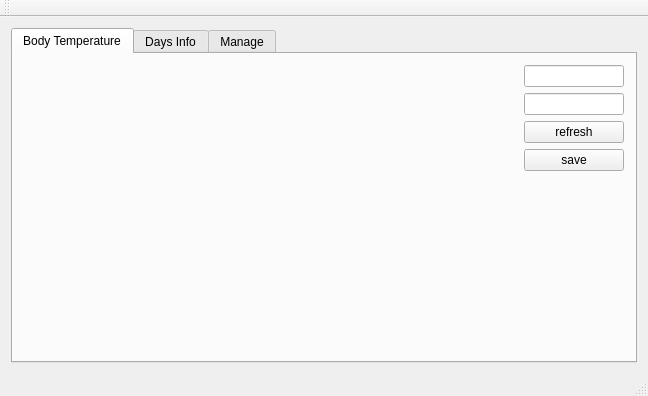
<?xml version="1.0" encoding="UTF-8"?>
<ui version="4.0">
 <class>MainWindow</class>
 <widget class="QMainWindow" name="MainWindow">
  <property name="geometry">
   <rect>
    <x>0</x>
    <y>0</y>
    <width>648</width>
    <height>396</height>
   </rect>
  </property>
  <property name="windowTitle">
   <string>MainWindow</string>
  </property>
  <widget class="QWidget" name="centralWidget">
   <layout class="QVBoxLayout" name="verticalLayout">
    <item>
     <widget class="QTabWidget" name="tabWidget">
      <property name="currentIndex">
       <number>0</number>
      </property>
      <widget class="QWidget" name="tabShow">
       <attribute name="title">
        <string>Body Temperature</string>
       </attribute>
       <layout class="QHBoxLayout" name="horizontalLayout_4">
        <item>
         <widget class="QCustomPlot" name="customPlot" native="true">
          <property name="minimumSize">
           <size>
            <width>400</width>
            <height>0</height>
           </size>
          </property>
          <property name="maximumSize">
           <size>
            <width>16777215</width>
            <height>16777215</height>
           </size>
          </property>
         </widget>
        </item>
        <item>
         <layout class="QVBoxLayout" name="verticalLayout_4">
          <item>
           <widget class="QLineEdit" name="lineEditDateShow">
            <property name="sizePolicy">
             <sizepolicy hsizetype="Maximum" vsizetype="Fixed">
              <horstretch>0</horstretch>
              <verstretch>0</verstretch>
             </sizepolicy>
            </property>
            <property name="maximumSize">
             <size>
              <width>100</width>
              <height>30</height>
             </size>
            </property>
            <property name="alignment">
             <set>Qt::AlignCenter</set>
            </property>
            <property name="readOnly">
             <bool>true</bool>
            </property>
           </widget>
          </item>
          <item>
           <widget class="QLineEdit" name="lineEditPointValue">
            <property name="sizePolicy">
             <sizepolicy hsizetype="Maximum" vsizetype="Fixed">
              <horstretch>0</horstretch>
              <verstretch>0</verstretch>
             </sizepolicy>
            </property>
            <property name="maximumSize">
             <size>
              <width>100</width>
              <height>16777215</height>
             </size>
            </property>
            <property name="autoFillBackground">
             <bool>false</bool>
            </property>
            <property name="maxLength">
             <number>50</number>
            </property>
            <property name="alignment">
             <set>Qt::AlignCenter</set>
            </property>
            <property name="readOnly">
             <bool>true</bool>
            </property>
           </widget>
          </item>
          <item>
           <widget class="QPushButton" name="pushButtonRefresh">
            <property name="maximumSize">
             <size>
              <width>100</width>
              <height>16777215</height>
             </size>
            </property>
            <property name="text">
             <string>refresh</string>
            </property>
           </widget>
          </item>
          <item>
           <widget class="QPushButton" name="pushButtonSave">
            <property name="maximumSize">
             <size>
              <width>100</width>
              <height>16777215</height>
             </size>
            </property>
            <property name="text">
             <string>save</string>
            </property>
           </widget>
          </item>
          <item>
           <spacer name="verticalSpacer">
            <property name="orientation">
             <enum>Qt::Vertical</enum>
            </property>
            <property name="sizeHint" stdset="0">
             <size>
              <width>20</width>
              <height>40</height>
             </size>
            </property>
           </spacer>
          </item>
         </layout>
        </item>
       </layout>
      </widget>
      <widget class="QWidget" name="tabDays">
       <attribute name="title">
        <string>Days Info</string>
       </attribute>
       <widget class="QPushButton" name="pushButtonDaysRefresh">
        <property name="geometry">
         <rect>
          <x>280</x>
          <y>10</y>
          <width>113</width>
          <height>32</height>
         </rect>
        </property>
        <property name="text">
         <string>Refresh</string>
        </property>
       </widget>
       <widget class="QListWidget" name="listWidgetDaysInfo">
        <property name="geometry">
         <rect>
          <x>20</x>
          <y>10</y>
          <width>256</width>
          <height>192</height>
         </rect>
        </property>
       </widget>
       <widget class="QPushButton" name="pushButtonShowDayCurve">
        <property name="geometry">
         <rect>
          <x>280</x>
          <y>50</y>
          <width>113</width>
          <height>32</height>
         </rect>
        </property>
        <property name="text">
         <string>Show</string>
        </property>
       </widget>
      </widget>
      <widget class="QWidget" name="tabManage">
       <attribute name="title">
        <string>Manage</string>
       </attribute>
       <layout class="QVBoxLayout" name="verticalLayout_3">
        <item>
         <layout class="QVBoxLayout" name="verticalLayout_2">
          <item>
           <widget class="QTableWidget" name="tableWidget"/>
          </item>
          <item>
           <layout class="QHBoxLayout" name="horizontalLayout_3">
            <item>
             <widget class="QPushButton" name="pushButton_2">
              <property name="text">
               <string>show</string>
              </property>
             </widget>
            </item>
            <item>
             <layout class="QHBoxLayout" name="horizontalLayout_2">
              <item>
               <widget class="QLineEdit" name="lineEditId">
                <property name="readOnly">
                 <bool>true</bool>
                </property>
               </widget>
              </item>
              <item>
               <widget class="QPushButton" name="pushButtonDelete">
                <property name="text">
                 <string>delete</string>
                </property>
               </widget>
              </item>
             </layout>
            </item>
            <item>
             <layout class="QHBoxLayout" name="horizontalLayout">
              <item>
               <widget class="QLineEdit" name="lineEditDate"/>
              </item>
              <item>
               <widget class="QLineEdit" name="lineEditHour"/>
              </item>
              <item>
               <widget class="QLineEdit" name="lineEditTemp"/>
              </item>
              <item>
               <widget class="QPushButton" name="pushButton_3">
                <property name="text">
                 <string>insert</string>
                </property>
               </widget>
              </item>
             </layout>
            </item>
           </layout>
          </item>
         </layout>
        </item>
       </layout>
      </widget>
     </widget>
    </item>
   </layout>
  </widget>
  <widget class="QMenuBar" name="menuBar">
   <property name="geometry">
    <rect>
     <x>0</x>
     <y>0</y>
     <width>648</width>
     <height>22</height>
    </rect>
   </property>
  </widget>
  <widget class="QToolBar" name="mainToolBar">
   <attribute name="toolBarArea">
    <enum>TopToolBarArea</enum>
   </attribute>
   <attribute name="toolBarBreak">
    <bool>false</bool>
   </attribute>
  </widget>
  <widget class="QStatusBar" name="statusBar"/>
 </widget>
 <layoutdefault spacing="6" margin="11"/>
 <customwidgets>
  <customwidget>
   <class>QCustomPlot</class>
   <extends>QWidget</extends>
   <header>qcustomplot.h</header>
   <container>1</container>
  </customwidget>
 </customwidgets>
 <resources/>
 <connections/>
</ui>
